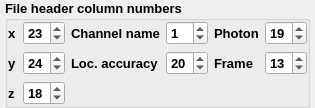
                <widget class="QWidget" name="scrollAreaWidgetContents_2">
                 <property name="geometry">
                  <rect>
                   <x>0</x>
                   <y>0</y>
                   <width>280</width>
                   <height>88</height>
                  </rect>
                 </property>
                 <property name="sizePolicy">
                  <sizepolicy hsizetype="Expanding" vsizetype="Preferred">
                   <horstretch>0</horstretch>
                   <verstretch>0</verstretch>
                  </sizepolicy>
                 </property>
                 <layout class="QVBoxLayout" name="verticalLayout_19">
                  <property name="margin">
                   <number>0</number>
                  </property>
                  <item>
                   <widget class="QWidget" name="widget_5" native="true">
                    <layout class="QVBoxLayout" name="verticalLayout_7">
                     <property name="leftMargin">
                      <number>5</number>
                     </property>
                     <property name="topMargin">
                      <number>0</number>
                     </property>
                     <property name="rightMargin">
                      <number>5</number>
                     </property>
                     <property name="bottomMargin">
                      <number>0</number>
                     </property>
                     <item>
                      <widget class="QGroupBox" name="groupBox_storm_config_fileheader">
                       <property name="font">
                        <font>
                         <pointsize>10</pointsize>
                         <weight>75</weight>
                         <bold>true</bold>
                        </font>
                       </property>
                       <property name="title">
                        <string>File header column numbers</string>
                       </property>
                       <property name="flat">
                        <bool>true</bool>
                       </property>
                       <layout class="QGridLayout" name="gridLayout_9">
                        <property name="margin">
                         <number>0</number>
                        </property>
                        <item row="2" column="0">
                         <widget class="QLabel" name="label_26">
                          <property name="text">
                           <string>x</string>
                          </property>
                         </widget>
                        </item>
                        <item row="5" column="1">
                         <widget class="QSpinBox" name="spinBox_storm_config_fileheader_z">
                          <property name="value">
                           <number>18</number>
                          </property>
                         </widget>
                        </item>
                        <item row="3" column="6">
                         <widget class="QSpinBox" name="spinBox_storm_config_fileheader_frame">
                          <property name="value">
                           <number>13</number>
                          </property>
                         </widget>
                        </item>
                        <item row="3" column="0">
                         <widget class="QLabel" name="label_28">
                          <property name="text">
                           <string>y</string>
                          </property>
                         </widget>
                        </item>
                        <item row="3" column="5">
                         <widget class="QLabel" name="label_32">
                          <property name="text">
                           <string>Frame</string>
                          </property>
                         </widget>
                        </item>
                        <item row="3" column="3">
                         <widget class="QSpinBox" name="spinBox_storm_config_fileheader_localization_precision">
                          <property name="value">
                           <number>20</number>
                          </property>
                         </widget>
                        </item>
                        <item row="3" column="1">
                         <widget class="QSpinBox" name="spinBox_storm_config_fileheader_y">
                          <property name="minimum">
                           <number>1</number>
                          </property>
                          <property name="value">
                           <number>24</number>
                          </property>
                         </widget>
                        </item>
                        <item row="2" column="2">
                         <widget class="QLabel" name="label_29">
                          <property name="text">
                           <string>Channel name</string>
                          </property>
                         </widget>
                        </item>
                        <item row="2" column="6">
                         <widget class="QSpinBox" name="spinBox_storm_config_fileheader_photon">
                          <property name="value">
                           <number>19</number>
                          </property>
                         </widget>
                        </item>
                        <item row="2" column="5">
                         <widget class="QLabel" name="label_31">
                          <property name="text">
                           <string>Photon</string>
                          </property>
                         </widget>
                        </item>
                        <item row="2" column="7">
                         <spacer name="horizontalSpacer_18">
                          <property name="orientation">
                           <enum>Qt::Horizontal</enum>
                          </property>
                          <property name="sizeHint" stdset="0">
                           <size>
                            <width>40</width>
                            <height>20</height>
                           </size>
                          </property>
                         </spacer>
                        </item>
                        <item row="2" column="3">
                         <widget class="QSpinBox" name="spinBox_storm_config_fileheader_channel_name">
                          <property name="value">
                           <number>1</number>
                          </property>
                         </widget>
                        </item>
                        <item row="5" column="0">
                         <widget class="QLabel" name="label_27">
                          <property name="text">
                           <string>z</string>
                          </property>
                         </widget>
                        </item>
                        <item row="3" column="2">
                         <widget class="QLabel" name="label_30">
                          <property name="text">
                           <string>Loc. accuracy</string>
                          </property>
                         </widget>
                        </item>
                        <item row="2" column="1">
                         <widget class="QSpinBox" name="spinBox_storm_config_fileheader_x">
                          <property name="minimum">
                           <number>1</number>
                          </property>
                          <property name="value">
                           <number>23</number>
                          </property>
                         </widget>
                        </item>
                       </layout>
                      </widget>
                     </item>
                    </layout>
                   </widget>
                  </item>
                 </layout>
                </widget>
